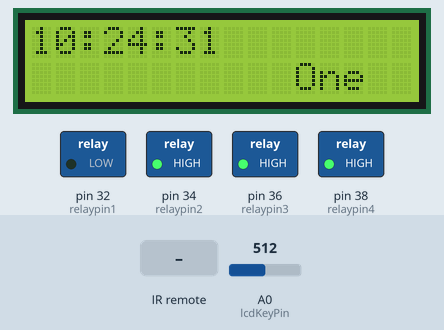
The sketch below on a simulated Arduino Mega 2560, built with avr-gcc and run on an emulated ATmega2560. Parts: 16×2 character LCD, switched loads named in the sketch (green lamp = pin HIGH). The test bench sets the inputs (shaded band); at power-on: A0 (lcdKeyPin) = 512. The local clock reads 2024-03-15 10:24:30 at power-on unless the sketch sets it; what the sketch prints to the serial monitor is not drawn.

Above: at 1.3 s.
1.4 s: A0 (lcdKeyPin) set to 459
3.7 s: A0 (lcdKeyPin) set to 433
At 6.3 s:
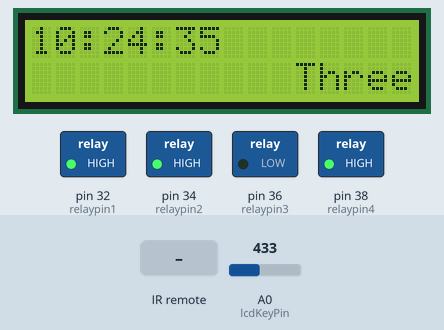
7.9 s: infrared code 0xFF6897 received
At 9.6 s:
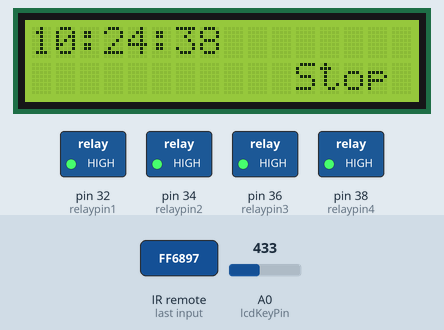
11.3 s: infrared code 0xFF18E7 received
At 13.4 s:
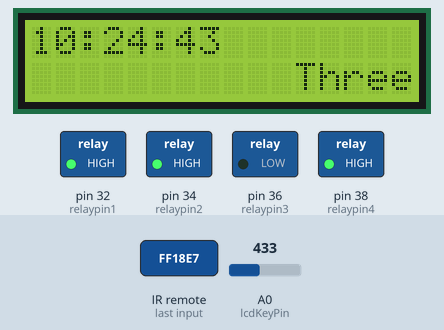
13.5 s: infrared code 0xFF10EF received
At 15.1 s:
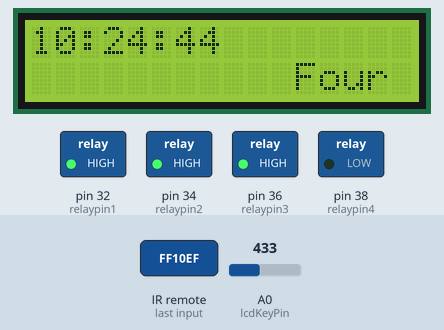
16.8 s: infrared code 0xFF906F received
At 18.2 s:
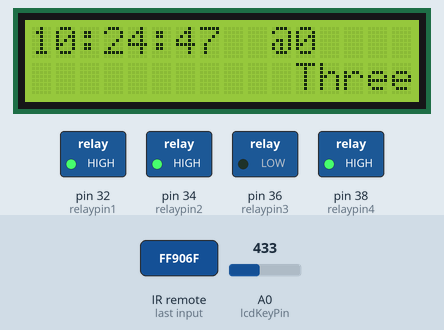
Timing chart, 0 to 19.8 s (numbered marks = the images above; inputs shaded):
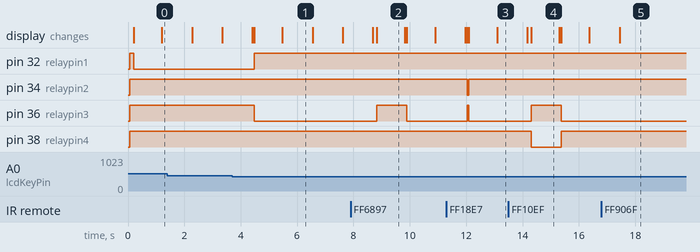

Measured:
- the behaviour switches between 450 and 449 on A0 (lcdKeyPin) (found by bisection; images 0 and 1)
- after the input at 3.7 s, pin 32 (relaypin1): LOW → HIGH after 0.78 s; pin 36 (relaypin3): HIGH → LOW after 0.78 s; the display: first differs from a run without the input after 0.78 s (image 1 shows a later state)
- after the input at 7.9 s, pin 36 (relaypin3): LOW → HIGH after 0.92 s, → LOW 1.1 s later; the display: first differs from a run without the input after 0.92 s (image 2)
- after the input at 11.3 s, pin 34 (relaypin2): HIGH → LOW after 0.73 s, → HIGH 0.07 s later; pin 36 (relaypin3): LOW → HIGH after 0.73 s, → LOW 0.07 s later; the display: first differs from a run without the input after 0.73 s (image 3 shows a later state)
- after the input at 13.5 s, pin 36 (relaypin3): LOW → HIGH after 0.80 s, → LOW 1.1 s later; pin 38 (relaypin4): HIGH → LOW after 0.80 s, → HIGH 1.1 s later; the display: first differs from a run without the input after 0.80 s (image 4)
- after the input at 16.8 s, the display: changes after 0.65 s (image 5)
- what the display in image 1 shows lasts 1.1 s, from 5.5 s to 6.6 s

The sketch:

relaytest008.ino
```cpp
#include <LiquidCrystal.h>
#include <IRremote.h>

#include <Wire.h>
#include "RTClib.h"

#define relaypin1 32
#define relaypin2 34
#define relaypin3 36
#define relaypin4 38

#define lcdRS 8
#define lcdEnable 9
#define lcdD4 4
#define lcdD5 5
#define lcdD6 6
#define lcdD7 7
#define lcdKeyPin 0
int lcd_key = 0;
int adc_key_in = 0;
#define btnRIGHT 0
#define btnUP 1
#define btnDOWN 2
#define btnLEFT 3
#define btnSELECT 4
#define btnNONE 5
#define RECV_PIN 11

IRrecv irrecv(RECV_PIN);
decode_results results;
long IR_key = -1;
int countdelaytime = 0 ;
int counter = 0 ;
int setdelaytime = 0 ;
int setdelay = 0 ;


LiquidCrystal lcd(lcdRS, lcdEnable, lcdD4, lcdD5, lcdD6, lcdD7);  //　　產生LCD　元件

RTC_DS1307 RTC;
DateTime setcountingtime ;

void setup()
{
  LCDClear();
  pinMode(relaypin1,OUTPUT) ;
  pinMode(relaypin2,OUTPUT) ;
  pinMode(relaypin3,OUTPUT) ;
  pinMode(relaypin4,OUTPUT) ;

   irrecv.enableIRIn(); // Start the receiver
  //pinMode(RECV_PIN,INPUT) ;
    Wire.begin();
    RTC.begin();

       digitalWrite(relaypin1,HIGH);
       digitalWrite(relaypin2, HIGH);
      digitalWrite(relaypin3, HIGH);
      digitalWrite(relaypin4, HIGH);
  LCDClear();

  Serial.begin(9600);
  Serial.println("program start here....");
}
void loop()
{
   showtime();
  lcd_key = read_LCD_buttons(); // read the buttons
  IR_key = IRcheck() ;
  Serial.print("IR Code is :");
  Serial.println(IR_key) ;
  // following code is for controling set time functions
  if ((IR_key == 11) and (setdelay == 0))
  {
    setdelaytime = 0 ;
    setdelay = 1  ;
  }
  while(setdelay == 1)
  {
      IR_key = IRcheck() ;
     if (IR_key == 11)
     {
        setdelay = 0  ;
        clearsettime() ;
        break ;
     }
       if (IR_key == 20)
          {
        if (setdelaytime > 0 )
          {
            counter = 1 ;
            countdelaytime = setdelaytime ;
            setdelay = 0  ;
             setcountingtime = RTC.now() ;
            showcounttime() ;
            break ;
          }
          else
          {
            counter = 0 ;
            countdelaytime = 0 ;
            setdelay = 0  ;
            clearsettime() ;
            break ;
          }
          }

     if (IR_key == 12)
     {
        setdelaytime += 30  ;
     }
     if (IR_key == 13)
     {
        setdelaytime -= 30  ;
     }
    showsettime() ;
    Serial.print("IR Code( in side while)  is :");
  Serial.println(IR_key) ;
  if (counter == 1 )
    {
     counting();
    }
   delay(500);
  }      // above code is for controling set time functions

  if ((lcd_key == btnLEFT) or (IR_key == 1))
  {
    // speed = 1
      LCDClear();
      lcd.setCursor(11,1);
      lcd.print("One"); // print a simple message
       digitalWrite(relaypin1,LOW);
       digitalWrite(relaypin2, HIGH);
      digitalWrite(relaypin3, HIGH);
      digitalWrite(relaypin4, HIGH);
      Serial.println("fan speed set to One");
    }
  if ((lcd_key == btnUP) or (IR_key == 2))
  {
    // speed = 2
      LCDClear();
      lcd.setCursor(11,1);
      lcd.print("Two"); // print a simple message
       digitalWrite(relaypin1,HIGH);
       digitalWrite(relaypin2, LOW);
      digitalWrite(relaypin3, HIGH);
      digitalWrite(relaypin4, HIGH);
      Serial.println("fan speed set to Two");
    }
  if ((lcd_key == btnDOWN) or (IR_key == 3))
  {
    // speed = 3
      LCDClear();
      lcd.setCursor(11,1);
      lcd.print("Three"); // print a simple message
       digitalWrite(relaypin1,HIGH);
       digitalWrite(relaypin2, HIGH);
      digitalWrite(relaypin3, LOW);
      digitalWrite(relaypin4, HIGH);
      Serial.println("fan speed set to Three");
    }
  if ((lcd_key == btnRIGHT) or (IR_key == 4))
  {
    // speed = 4
      LCDClear();
      lcd.setCursor(11,1);
      lcd.print("Four"); // print a simple message
       digitalWrite(relaypin1,HIGH);
       digitalWrite(relaypin2, HIGH);
      digitalWrite(relaypin3, HIGH);
      digitalWrite(relaypin4, LOW);
      Serial.println("fan speed set to Four");
    }
  if ((lcd_key == btnSELECT) or (IR_key == 0))
  {
        // speed = 0
      LCDClear();
      lcd.setCursor(11,1);
        lcd.print("Stop"); // print a simple message
       digitalWrite(relaypin1,HIGH);
       digitalWrite(relaypin2, HIGH);
      digitalWrite(relaypin3, HIGH);
      digitalWrite(relaypin4, HIGH);
      Serial.println("fan speed set to Stop");
    }
 delay(1000);
 }

 int read_LCD_buttons()
{
  adc_key_in = analogRead(lcdKeyPin); // read the value from the sensor
  // my buttons when read are centered at these valies: 0, 144, 329, 504, 741
  // we add approx 50 to those values and check to see if we are close
  if (adc_key_in > 1000) return btnNONE; // We make this the 1st option for speed reasons since it will be the most likely result
  // For V1.1 us this threshold
  if (adc_key_in < 50) return btnRIGHT;
  if (adc_key_in < 250) return btnUP;
  if (adc_key_in < 450) return btnDOWN;
  if (adc_key_in < 650) return btnLEFT;
  if (adc_key_in < 850) return btnSELECT;
  return btnNONE; // when all others fail, return this...
}

void LCDClear()
{
    lcd.begin(16, 2); // start the library
    showtime();
}

long  IRcheck()
{
  // irrecv.enableIRIn(); // Start the receiver
  long tmp = -2 ;
    if (irrecv.decode(&results)) {
//    Serial.println(results.value, HEX);
 //   dump(&results);
       tmp = IRencode(&results) ;
    irrecv.resume(); // Receive the next value
    return (tmp) ;

  }
  else
  {
    irrecv.resume(); // Receive the next value
    return (tmp);
  }
}
long IRencode(decode_results *code)
{
  long encodeno = -1 ;
  long   cc = code->value ;
  switch (cc)
  {
   case 16738455 :   // for button "0" code
     encodeno = 0 ;
       break ;

   case 16724175 :    // for button "1" code
     encodeno = 1 ;
       break ;

   case 16718055 :    // for button "2" code
     encodeno = 2 ;
       break ;

   case 16743045 :    // for button "3" code
     encodeno = 3 ;
       break ;

   case 16716015 :    // for button "4" code
     encodeno = 4 ;
       break ;
   case 16748655 :    // for button "EQ" code for set timer
     encodeno = 11 ;
       break ;
   case 16754775 :    // for button "+" code for increase time 30 minutes
     encodeno = 12 ;
       break ;
   case 16769055 :    // for button "-" code code for decrease time 30 minutes
     encodeno = 13 ;
       break ;
   case 16736925 :    // for button "CH" code code for show 　溫度與濕度
     encodeno = 20 ;
       break ;
  default:
     encodeno = cc ;

  }
  return (encodeno) ;

}

void showtime()
{
  lcd.setCursor(0,0);
  lcd.print(gettime()); // print a simple message

}
String gettime()
{
    String tmp ="";
      DateTime now = RTC.now();
    tmp.concat(now.hour());
    tmp.concat(':');
    tmp.concat(now.minute());
    tmp.concat(':');
    tmp.concat(now.second());
    return   tmp ;
}
String getdate()
{
    String tmp ="";
      DateTime now = RTC.now();
      tmp.concat(now.year()) ;
      tmp.concat('/') ;
    tmp.concat(now.month());
    tmp.concat('/');
    tmp.concat(now.day());
    return   tmp ;
}

void counting()
{
  // this function is to counting
   DateTime tmpnow = RTC.now();
  countdelaytime = ((tmpnow.day() - setcountingtime.day()) *24 +(tmpnow.hour() - setcountingtime.hour()) ) * 60 + (tmpnow.minute() - setcountingtime.minute()) ;
  showcounttime() ;
  if (countdelaytime <= 0)
  {
    counter = 0 ;
      LCDClear();
      lcd.setCursor(11,1);
        lcd.print("Stop"); // print a simple message
       digitalWrite(relaypin1,HIGH);
       digitalWrite(relaypin2, HIGH);
      digitalWrite(relaypin3, HIGH);
      digitalWrite(relaypin4, HIGH);
      Serial.println("fan speed set to Stop");
  }
}

void showsettime()
{
  // this function is to show adjust counting time in  LCD
  lcd.setCursor(10,0);
  lcd.print("@"); // print a simple message
  lcd.setCursor(11,0);
  lcd.print(setdelaytime); // print a simple message
}

void clearsettime()
{
  // this function is to clear LCD for counting time
  lcd.setCursor(10,0);
  lcd.print("        "); // print a simple message
}

void showcounttime()
{
  // this function is show counter time in LCD
  lcd.setCursor(10,0);
  lcd.print("#"); // print a simple message
  lcd.setCursor(11,0);
  lcd.print(countdelaytime); // print a simple message
}
```
